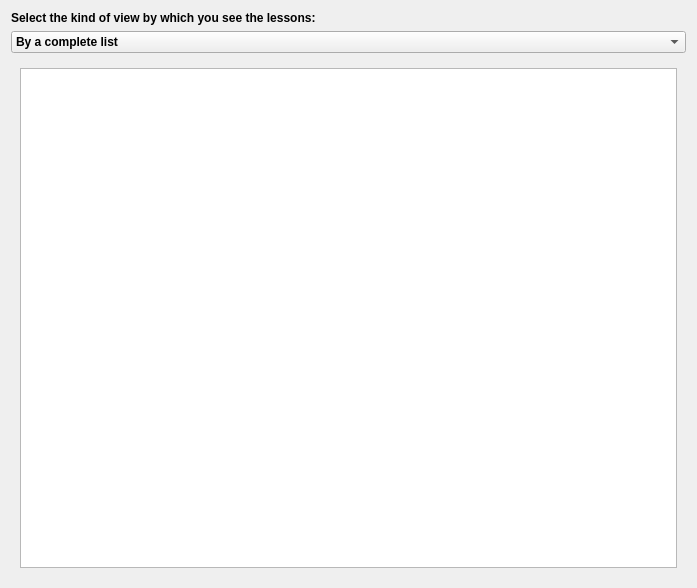
<?xml version="1.0" encoding="UTF-8"?>
<ui version="4.0">
 <class>CreditView</class>
 <widget class="QWidget" name="CreditView">
  <property name="geometry">
   <rect>
    <x>0</x>
    <y>0</y>
    <width>697</width>
    <height>588</height>
   </rect>
  </property>
  <property name="windowTitle">
   <string/>
  </property>
  <layout class="QGridLayout" name="mainLayout">
   <item row="2" column="0" colspan="2">
    <widget class="QStackedWidget" name="widgets">
     <property name="font">
      <font>
       <bold>true</bold>
      </font>
     </property>
     <property name="frameShape">
      <enum>QFrame::Shape::NoFrame</enum>
     </property>
     <property name="frameShadow">
      <enum>QFrame::Shadow::Sunken</enum>
     </property>
     <property name="lineWidth">
      <number>1</number>
     </property>
     <property name="currentIndex">
      <number>0</number>
     </property>
     <widget class="QWidget" name="lessonTableWidget">
      <layout class="QGridLayout" name="gridLayout_2">
       <item row="0" column="0">
        <widget class="QTableView" name="lessonViewTable">
         <property name="selectionBehavior">
          <enum>QAbstractItemView::SelectionBehavior::SelectRows</enum>
         </property>
         <property name="cornerButtonEnabled">
          <bool>true</bool>
         </property>
        </widget>
       </item>
      </layout>
     </widget>
     <widget class="QWidget" name="teachingLoadWidget">
      <layout class="QGridLayout" name="gridLayout">
       <item row="0" column="1">
        <widget class="QLineEdit" name="teacherNameView">
         <property name="readOnly">
          <bool>true</bool>
         </property>
         <property name="placeholderText">
          <string>The teacher you clicked will be shown here.</string>
         </property>
        </widget>
       </item>
       <item row="0" column="0">
        <widget class="QToolButton" name="goUpButton">
         <property name="enabled">
          <bool>false</bool>
         </property>
         <property name="toolTip">
          <string>Go Up</string>
         </property>
         <property name="text">
          <string/>
         </property>
         <property name="icon">
          <iconset resource="../../../resources/main.qrc">
           <normaloff>:/root/dialogs/go-parent.png</normaloff>:/root/dialogs/go-parent.png</iconset>
         </property>
         <property name="iconSize">
          <size>
           <width>32</width>
           <height>32</height>
          </size>
         </property>
         <property name="autoRaise">
          <bool>true</bool>
         </property>
        </widget>
       </item>
       <item row="1" column="0" colspan="2">
        <widget class="QTableView" name="teachingLoadView">
         <property name="selectionBehavior">
          <enum>QAbstractItemView::SelectionBehavior::SelectRows</enum>
         </property>
        </widget>
       </item>
      </layout>
     </widget>
    </widget>
   </item>
   <item row="0" column="0">
    <widget class="QLabel" name="titleLabel">
     <property name="font">
      <font>
       <pointsize>9</pointsize>
       <bold>true</bold>
      </font>
     </property>
     <property name="text">
      <string>Select the kind of view by which you see the lessons:</string>
     </property>
    </widget>
   </item>
   <item row="1" column="0" colspan="2">
    <widget class="QComboBox" name="selectViewComboBox">
     <property name="sizePolicy">
      <sizepolicy hsizetype="Preferred" vsizetype="Preferred">
       <horstretch>0</horstretch>
       <verstretch>0</verstretch>
      </sizepolicy>
     </property>
     <property name="font">
      <font>
       <bold>true</bold>
      </font>
     </property>
     <item>
      <property name="text">
       <string>By a complete list</string>
      </property>
     </item>
     <item>
      <property name="text">
       <string>By teacher's name</string>
      </property>
     </item>
    </widget>
   </item>
  </layout>
 </widget>
 <resources>
  <include location="../../../resources/main.qrc"/>
 </resources>
 <connections>
  <connection>
   <sender>selectViewComboBox</sender>
   <signal>currentIndexChanged(int)</signal>
   <receiver>CreditView</receiver>
   <slot>resetView(int)</slot>
   <hints>
    <hint type="sourcelabel">
     <x>531</x>
     <y>43</y>
    </hint>
    <hint type="destinationlabel">
     <x>688</x>
     <y>68</y>
    </hint>
   </hints>
  </connection>
  <connection>
   <sender>goUpButton</sender>
   <signal>clicked()</signal>
   <receiver>CreditView</receiver>
   <slot>goUp()</slot>
   <hints>
    <hint type="sourcelabel">
     <x>25</x>
     <y>98</y>
    </hint>
    <hint type="destinationlabel">
     <x>6</x>
     <y>76</y>
    </hint>
   </hints>
  </connection>
  <connection>
   <sender>teachingLoadView</sender>
   <signal>activated(QModelIndex)</signal>
   <receiver>CreditView</receiver>
   <slot>goDeeper(QModelIndex)</slot>
   <hints>
    <hint type="sourcelabel">
     <x>219</x>
     <y>222</y>
    </hint>
    <hint type="destinationlabel">
     <x>689</x>
     <y>228</y>
    </hint>
   </hints>
  </connection>
 </connections>
 <slots>
  <slot>resetView(int)</slot>
  <slot>goUp()</slot>
  <slot>goDeeper(QModelIndex)</slot>
 </slots>
</ui>
